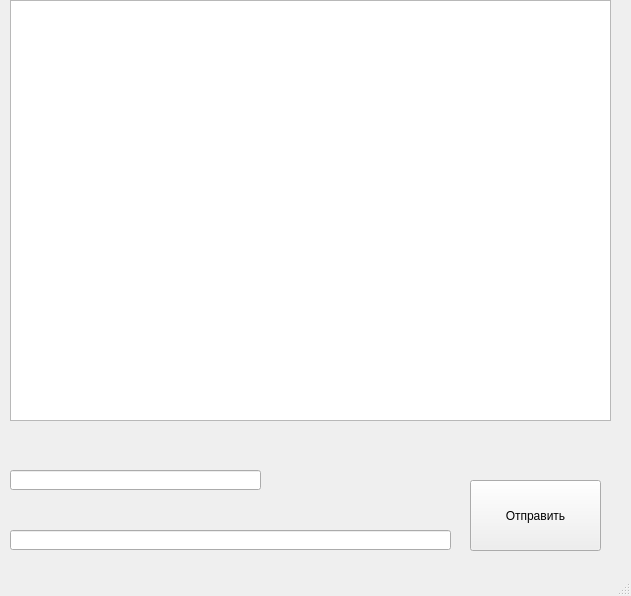
<?xml version="1.0" encoding="UTF-8"?>
<ui version="4.0">
 <class>MainWindow</class>
 <widget class="QMainWindow" name="MainWindow">
  <property name="geometry">
   <rect>
    <x>0</x>
    <y>0</y>
    <width>631</width>
    <height>596</height>
   </rect>
  </property>
  <property name="windowTitle">
   <string>pyQtClient</string>
  </property>
  <widget class="QWidget" name="centralwidget">
   <widget class="QPushButton" name="pushButton1">
    <property name="geometry">
     <rect>
      <x>470</x>
      <y>480</y>
      <width>131</width>
      <height>71</height>
     </rect>
    </property>
    <property name="text">
     <string>Отправить</string>
    </property>
   </widget>
   <widget class="QLineEdit" name="lineEdit1">
    <property name="geometry">
     <rect>
      <x>10</x>
      <y>470</y>
      <width>251</width>
      <height>20</height>
     </rect>
    </property>
   </widget>
   <widget class="QLineEdit" name="lineEdit2">
    <property name="geometry">
     <rect>
      <x>10</x>
      <y>530</y>
      <width>441</width>
      <height>20</height>
     </rect>
    </property>
   </widget>
   <widget class="QListWidget" name="listWidget">
    <property name="geometry">
     <rect>
      <x>10</x>
      <y>0</y>
      <width>601</width>
      <height>421</height>
     </rect>
    </property>
   </widget>
  </widget>
  <widget class="QMenuBar" name="menubar">
   <property name="geometry">
    <rect>
     <x>0</x>
     <y>0</y>
     <width>631</width>
     <height>21</height>
    </rect>
   </property>
  </widget>
  <widget class="QStatusBar" name="statusbar"/>
 </widget>
 <resources/>
 <connections/>
</ui>
